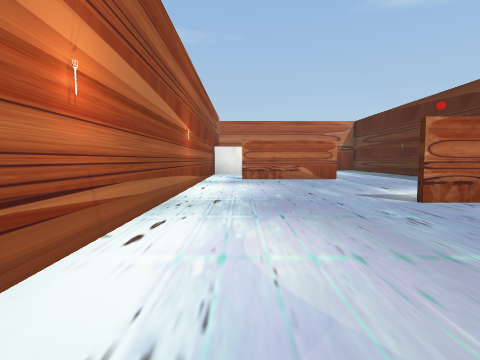
View 1 (above)

15 first-person views from a walk through a scene from a Unity 3-D project. The camera is 1.2 m above the floor, tilts 4° down and sees 80° across. Doors are open. The floor is counted in squares, 2 m on a side. Each view is taken from the middle of a square. On the plan, view 1 faces up. The plan holds only what a view shows up to about 9 squares ahead; the rest is blank. The place goes on beyond the plan. The player is left out. Some animated figures are not drawn. Some surface patterns are stand-ins.

View 2
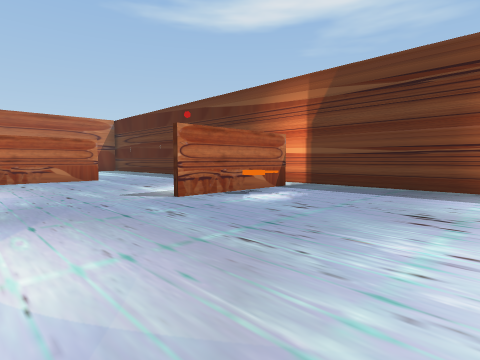

View 3
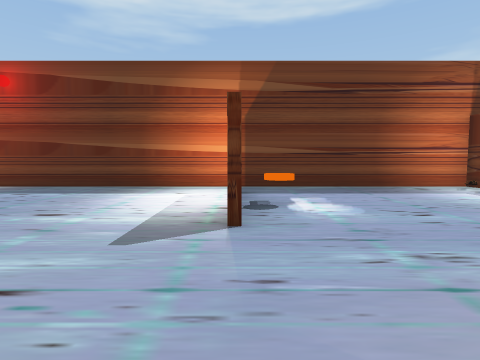

View 4
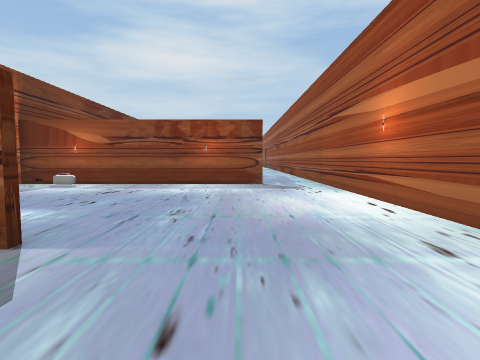

View 5
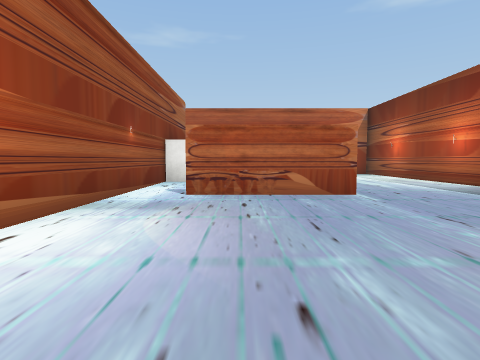

View 6
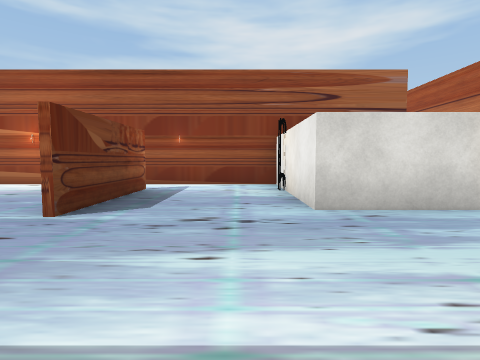

View 7
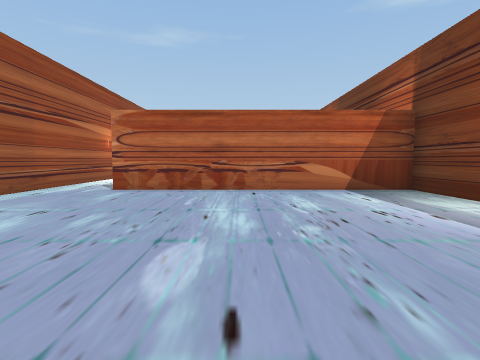

View 8
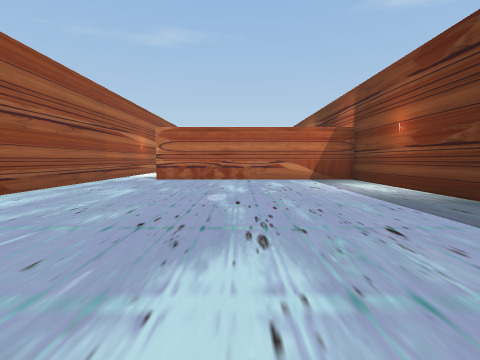

View 9
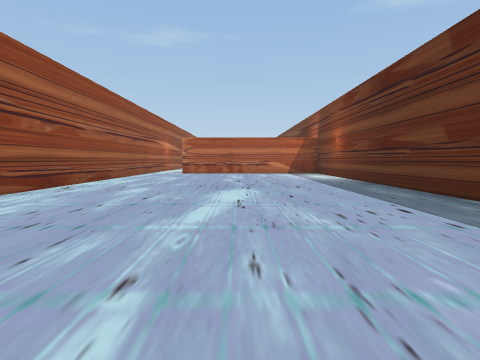

View 10
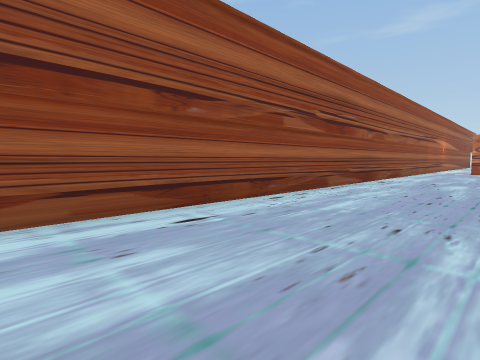

View 11
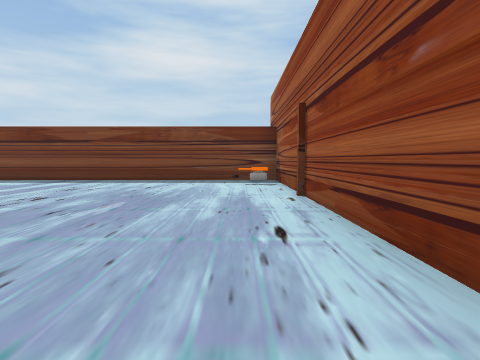

View 12
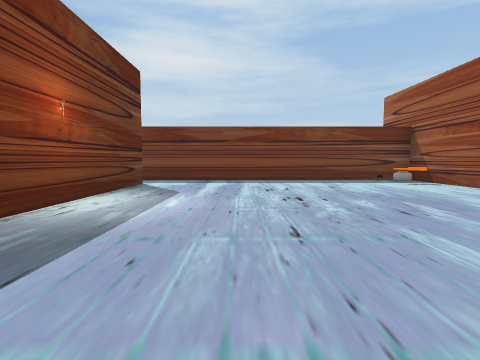

View 13
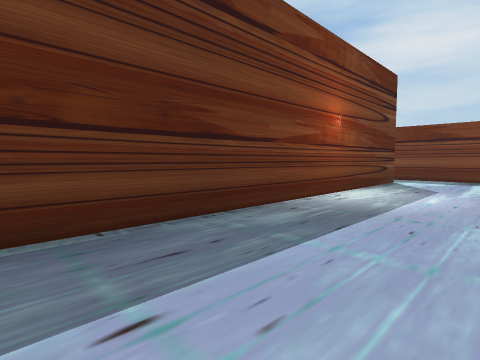

View 14
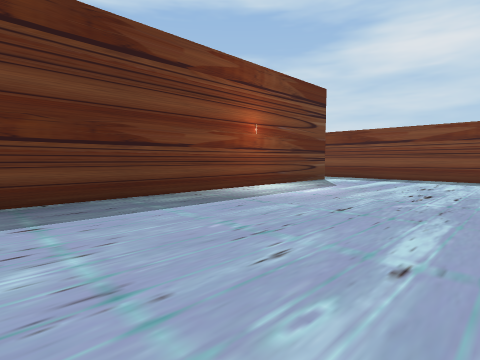

View 15
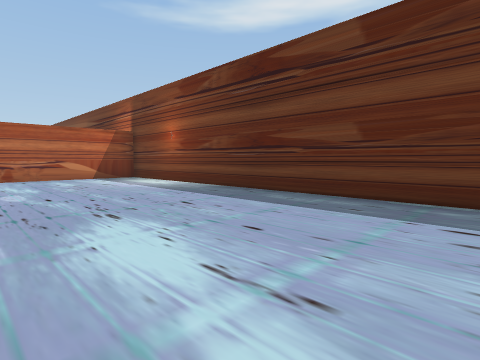

### Floor plan
Points are (right, up) in squares from view 1. A wall is a line through its corners. A room is listed if a view was taken in it or the views show most of it. See-through windows are left out.
Room 1 (views 1, 2, 3, 4, 5, 6)
walls: (3.1, 8.9) (0, 8.9); (5.5, 4) (2.5, 4); (0, 9) (3.1, 9); (2.6, 13.5) (2.6, 11.9) (-1.1, 11.9) (-1.1, -1.1); (0.4, -1.1) (6.5, -1.1); (6.5, -1.6) (6.5, 13.1)
ways out: open door at (-0.5, -1) to room 2; gap at (0, 9)
objects: ladder (0, 12); key (4, 3)
Room 2 (views 7, 8, 9, 10, 11, 12, 13, 14, 15)
walls: (6.5, -19.2) (6.5, -1.6); (6.5, -1.3) (0.4, -1.3); (-1.1, -1.1) (-1.1, -20.6) (7.2, -20.6)
ways out: open door at (-0.5, -1) to room 1; open door at (6.5, -20)
objects: other object (0, -20); other object (0, -19)

Where each view was taken, in squares from view 1:
view 1: 0 up, 0 right, facing up
view 2: 0 up, 0 right, facing up-right
view 3: 4 up, 0 right, facing right
view 4: 6 up, 1 right, facing down
view 5: 4 up, 1 right, facing up
view 6: 11 up, 6 right, facing left
view 7: 7 down, 3 right, facing up
view 8: 10 down, 3 right, facing up
view 9: 14 down, 3 right, facing up
view 10: 16 down, 2 right, facing up-left
view 11: 12 down, 0 right, facing down
view 12: 12 down, 4 right, facing down
view 13: 11 down, 4 right, facing down-right
view 14: 11 down, 2 right, facing down-right
view 15: 11 down, 2 right, facing up-right
